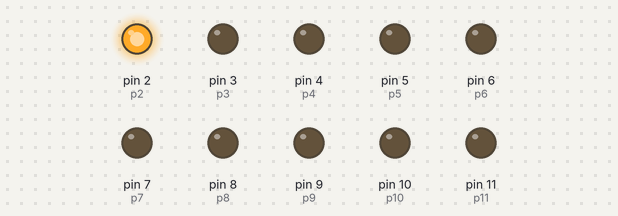
Recording of a sketch running on a simulated Arduino Uno, built with avr-gcc and run on an emulated ATmega328P. Parts: output pins drawn as LEDs (lit = HIGH).

Above: at 0.05 s.
At 0.55 s:
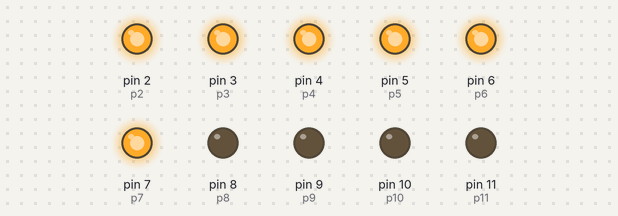
At 1.15 s:
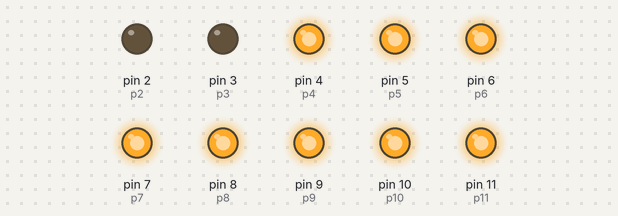
At 2.25 s:
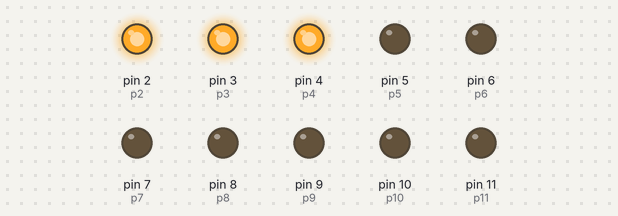
At 3.35 s:
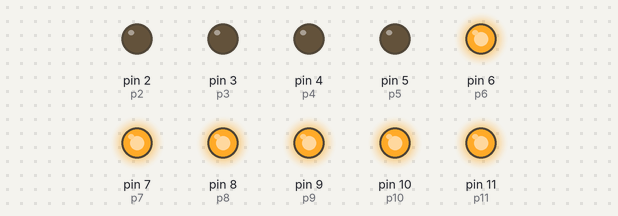
At 4.45 s:
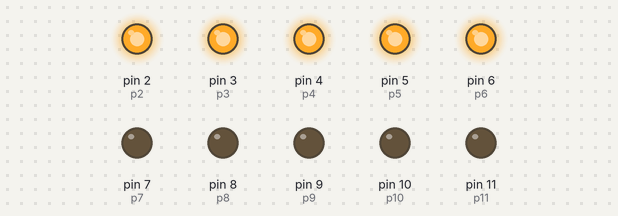
Timing chart, 0 to 4.8 s (numbered marks = the images above):
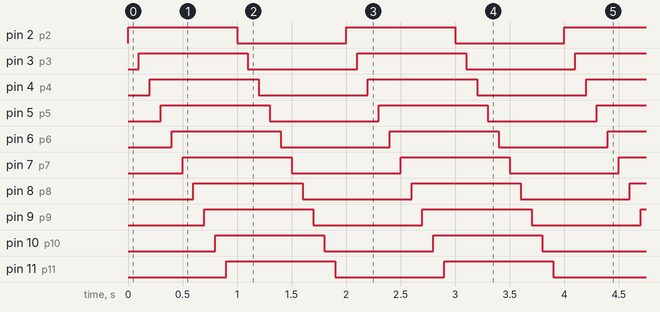

Measured:
- by itself, pin 2 (p2), pin 3 (p3), pin 4 (p4), pin 5 (p5), pin 6 (p6), pin 7 (p7), pin 8 (p8), pin 9 (p9), pin 10 (p10), pin 11 (p11): alternates HIGH for 1.0 s and LOW for 1.0 s
- by itself, everything shown: repeats every 2.0 s, in 20 steps

The sketch:

Matrix.ino
```cpp
// Мигание поочередно светодиодами на всех пинах

const int p2 = 2;
const int p3 = 3;
const int p4 = 4;
const int p5 = 5;
const int p6 = 6;
const int p7 = 7;
const int p8 = 8;
const int p9 = 9;
const int p10 = 10;
const int p11 = 11;
const int Interval = 100;

void setup() {
  pinMode(p2, OUTPUT);
  pinMode(p3, OUTPUT);
  pinMode(p4, OUTPUT);
  pinMode(p5, OUTPUT);
  pinMode(p6, OUTPUT);
  pinMode(p7, OUTPUT);
  pinMode(p8, OUTPUT);
  pinMode(p9, OUTPUT);
  pinMode(p10, OUTPUT);
  pinMode(p11, OUTPUT);
}

void loop() {
  digitalWrite(p2, 1);
  delay (Interval);
  digitalWrite(p3, 1);
  delay (Interval);
  digitalWrite(p4, 1);
  delay (Interval);
  digitalWrite(p5, 1);
  delay (Interval);
  digitalWrite(p6, 1);
  delay (Interval);
  digitalWrite(p7, 1);
  delay (Interval);
  digitalWrite(p8, 1);
  delay (Interval);
  digitalWrite(p9, 1);
  delay (Interval);
  digitalWrite(p10, 1);
  delay (Interval);
  digitalWrite(p11, 1);
  delay (Interval);
  digitalWrite(p2, 0);
  delay (Interval);
  digitalWrite(p3, 0);
  delay (Interval);
  digitalWrite(p4, 0);
  delay (Interval);
  digitalWrite(p5, 0);
  delay (Interval);
  digitalWrite(p6, 0);
  delay (Interval);
  digitalWrite(p7, 0);
  delay (Interval);
  digitalWrite(p8, 0);
  delay (Interval);
  digitalWrite(p9, 0);
  delay (Interval);
  digitalWrite(p10, 0);
  delay (Interval);
  digitalWrite(p11, 0);
  delay (Interval);

  /*digitalWrite(p11, 0);
  digitalWrite(p2, 1);
  delay (Interval);
  digitalWrite(p2, 0);
  digitalWrite(p3, 1);
  delay (Interval);
  digitalWrite(p3, 0);
  digitalWrite(p4, 1);
  delay (Interval);
  digitalWrite(p4, 0);
  digitalWrite(p5, 1);
  delay (Interval);
  digitalWrite(p5, 0);
  digitalWrite(p6, 1);
  delay (Interval);
   digitalWrite(p6, 0);
  digitalWrite(p7, 1);
  delay (Interval);
  digitalWrite(p7, 0);
  digitalWrite(p8, 1);
  delay (Interval);
  digitalWrite(p8, 0);
  digitalWrite(p9, 1);
  delay (Interval);
  digitalWrite(p9, 0);
  digitalWrite(p10, 1);
  delay (Interval);
  digitalWrite(p10, 0);
  digitalWrite(p11, 1);
  delay (Interval);*/
}
```
